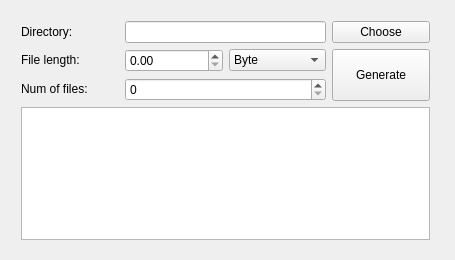
<?xml version="1.0" encoding="UTF-8"?>
<ui version="4.0">
 <class>MainWindow</class>
 <widget class="QMainWindow" name="MainWindow">
  <property name="geometry">
   <rect>
    <x>0</x>
    <y>0</y>
    <width>455</width>
    <height>260</height>
   </rect>
  </property>
  <property name="minimumSize">
   <size>
    <width>455</width>
    <height>260</height>
   </size>
  </property>
  <property name="maximumSize">
   <size>
    <width>455</width>
    <height>260</height>
   </size>
  </property>
  <property name="windowTitle">
   <string>Empty File Generator</string>
  </property>
  <widget class="QWidget" name="centralWidget">
   <widget class="QWidget" name="layoutWidget">
    <property name="geometry">
     <rect>
      <x>10</x>
      <y>10</y>
      <width>431</width>
      <height>241</height>
     </rect>
    </property>
    <layout class="QGridLayout" name="gridLayout">
     <item row="1" column="3" rowspan="2">
      <widget class="QPushButton" name="btnGenerate">
       <property name="maximumSize">
        <size>
         <width>999</width>
         <height>999</height>
        </size>
       </property>
       <property name="locale">
        <locale language="Chinese" country="China"/>
       </property>
       <property name="text">
        <string>Generate</string>
       </property>
      </widget>
     </item>
     <item row="0" column="0">
      <widget class="QLabel" name="lblFilePath">
       <property name="text">
        <string>&lt;html&gt;&lt;head/&gt;&lt;body&gt;&lt;p&gt;Directory:&lt;/p&gt;&lt;/body&gt;&lt;/html&gt;</string>
       </property>
      </widget>
     </item>
     <item row="3" column="0" colspan="4">
      <widget class="QTextEdit" name="textEditLog">
       <property name="undoRedoEnabled">
        <bool>false</bool>
       </property>
       <property name="readOnly">
        <bool>true</bool>
       </property>
       <property name="acceptRichText">
        <bool>false</bool>
       </property>
      </widget>
     </item>
     <item row="2" column="0">
      <widget class="QLabel" name="lblFileCountTip">
       <property name="text">
        <string>&lt;html&gt;&lt;head/&gt;&lt;body&gt;&lt;p&gt;Num of files:&lt;/p&gt;&lt;/body&gt;&lt;/html&gt;</string>
       </property>
      </widget>
     </item>
     <item row="0" column="3">
      <widget class="QPushButton" name="btnSelect">
       <property name="text">
        <string>Choose</string>
       </property>
      </widget>
     </item>
     <item row="1" column="1">
      <widget class="QDoubleSpinBox" name="doubleSpinBoxSize">
       <property name="decimals">
        <number>2</number>
       </property>
       <property name="maximum">
        <double>10000000000000.000000000000000</double>
       </property>
      </widget>
     </item>
     <item row="1" column="0">
      <widget class="QLabel" name="lblFileSizeTip">
       <property name="text">
        <string>&lt;html&gt;&lt;head/&gt;&lt;body&gt;&lt;p&gt;File length:&lt;/p&gt;&lt;/body&gt;&lt;/html&gt;</string>
       </property>
      </widget>
     </item>
     <item row="1" column="2">
      <widget class="QComboBox" name="cmbUnit">
       <item>
        <property name="text">
         <string>Byte</string>
        </property>
       </item>
       <item>
        <property name="text">
         <string>KB</string>
        </property>
       </item>
       <item>
        <property name="text">
         <string>MB</string>
        </property>
       </item>
       <item>
        <property name="text">
         <string>GB</string>
        </property>
       </item>
       <item>
        <property name="text">
         <string>TB</string>
        </property>
       </item>
      </widget>
     </item>
     <item row="2" column="1" colspan="2">
      <widget class="QDoubleSpinBox" name="doubleSpinBoxCount">
       <property name="decimals">
        <number>0</number>
       </property>
       <property name="maximum">
        <double>1000000000.000000000000000</double>
       </property>
      </widget>
     </item>
     <item row="0" column="1" colspan="2">
      <widget class="QLineEdit" name="lineEditFilePath">
       <property name="readOnly">
        <bool>true</bool>
       </property>
      </widget>
     </item>
    </layout>
   </widget>
  </widget>
 </widget>
 <layoutdefault spacing="6" margin="11"/>
 <resources/>
 <connections/>
</ui>
